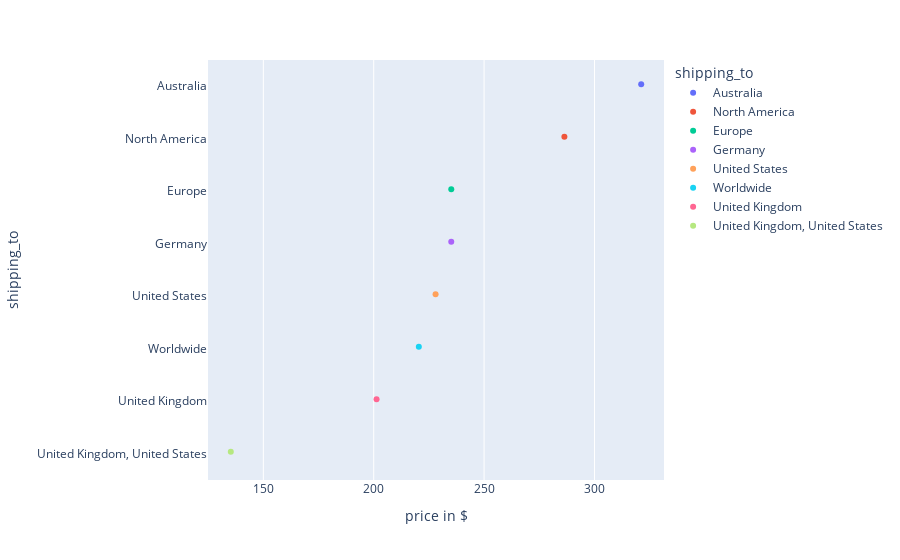

Notebook code cell kept with this figure:
### Code cell
plot_category_wise('shipping_to', 100)

### Figure 1 — Plotly figure (JSON) as saved in the notebook; plotly's stock layout.template omitted (floating-point values rounded to 4 significant figures)
{"data": [{"alignmentgroup": "True", "boxpoints": "all", "fillcolor": "rgba(255,255,255,0)", "hoveron": "points", "hovertemplate": "shipping_to=%{y}<br>price in $=%{x}<extra></extra>", "legendgroup": "Australia", "line": {"color": "rgba(255,255,255,0)"}, "marker": {"color": "#636efa"}, "name": "Australia", "offsetgroup": "Australia", "orientation": "h", "pointpos": 0, "showlegend": true, "type": "box", "x": [321.2], "x0": " ", "xaxis": "x", "y": ["Australia"], "y0": " ", "yaxis": "y"}, {"alignmentgroup": "True", "boxpoints": "all", "fillcolor": "rgba(255,255,255,0)", "hoveron": "points", "hovertemplate": "shipping_to=%{y}<br>price in $=%{x}<extra></extra>", "legendgroup": "North America", "line": {"color": "rgba(255,255,255,0)"}, "marker": {"color": "#EF553B"}, "name": "North America", "offsetgroup": "North America", "orientation": "h", "pointpos": 0, "showlegend": true, "type": "box", "x": [286.4], "x0": " ", "xaxis": "x", "y": ["North America"], "y0": " ", "yaxis": "y"}, {"alignmentgroup": "True", "boxpoints": "all", "fillcolor": "rgba(255,255,255,0)", "hoveron": "points", "hovertemplate": "shipping_to=%{y}<br>price in $=%{x}<extra></extra>", "legendgroup": "Europe", "line": {"color": "rgba(255,255,255,0)"}, "marker": {"color": "#00cc96"}, "name": "Europe", "offsetgroup": "Europe", "orientation": "h", "pointpos": 0, "showlegend": true, "type": "box", "x": [235.1], "x0": " ", "xaxis": "x", "y": ["Europe"], "y0": " ", "yaxis": "y"}, {"alignmentgroup": "True", "boxpoints": "all", "fillcolor": "rgba(255,255,255,0)", "hoveron": "points", "hovertemplate": "shipping_to=%{y}<br>price in $=%{x}<extra></extra>", "legendgroup": "Germany", "line": {"color": "rgba(255,255,255,0)"}, "marker": {"color": "#ab63fa"}, "name": "Germany", "offsetgroup": "Germany", "orientation": "h", "pointpos": 0, "showlegend": true, "type": "box", "x": [235.1], "x0": " ", "xaxis": "x", "y": ["Germany"], "y0": " ", "yaxis": "y"}, {"alignmentgroup": "True", "boxpoints": "all", "fillcolor": "rgba(255,255,255,0)", "hoveron": "points", "hovertemplate": "shipping_to=%{y}<br>price in $=%{x}<extra></extra>", "legendgroup": "United States", "line": {"color": "rgba(255,255,255,0)"}, "marker": {"color": "#FFA15A"}, "name": "United States", "offsetgroup": "United States", "orientation": "h", "pointpos": 0, "showlegend": true, "type": "box", "x": [228.0], "x0": " ", "xaxis": "x", "y": ["United States"], "y0": " ", "yaxis": "y"}, {"alignmentgroup": "True", "boxpoints": "all", "fillcolor": "rgba(255,255,255,0)", "hoveron": "points", "hovertemplate": "shipping_to=%{y}<br>price in $=%{x}<extra></extra>", "legendgroup": "Worldwide", "line": {"color": "rgba(255,255,255,0)"}, "marker": {"color": "#19d3f3"}, "name": "Worldwide", "offsetgroup": "Worldwide", "orientation": "h", "pointpos": 0, "showlegend": true, "type": "box", "x": [220.4], "x0": " ", "xaxis": "x", "y": ["Worldwide"], "y0": " ", "yaxis": "y"}, {"alignmentgroup": "True", "boxpoints": "all", "fillcolor": "rgba(255,255,255,0)", "hoveron": "points", "hovertemplate": "shipping_to=%{y}<br>price in $=%{x}<extra></extra>", "legendgroup": "United Kingdom", "line": {"color": "rgba(255,255,255,0)"}, "marker": {"color": "#FF6692"}, "name": "United Kingdom", "offsetgroup": "United Kingdom", "orientation": "h", "pointpos": 0, "showlegend": true, "type": "box", "x": [201.3], "x0": " ", "xaxis": "x", "y": ["United Kingdom"], "y0": " ", "yaxis": "y"}, {"alignmentgroup": "True", "boxpoints": "all", "fillcolor": "rgba(255,255,255,0)", "hoveron": "points", "hovertemplate": "shipping_to=%{y}<br>price in $=%{x}<extra></extra>", "legendgroup": "United Kingdom, United States", "line": {"color": "rgba(255,255,255,0)"}, "marker": {"color": "#B6E880"}, "name": "United Kingdom, United States", "offsetgroup": "United Kingdom, United States", "orientation": "h", "pointpos": 0, "showlegend": true, "type": "box", "x": [135.3], "x0": " ", "xaxis": "x", "y": ["United Kingdom, United States"], "y0": " ", "yaxis": "y"}], "layout": {"boxmode": "overlay", "legend": {"title": {"text": "shipping_to"}, "tracegroupgap": 0}, "margin": {"t": 60}, "xaxis": {"anchor": "y", "domain": [0, 1], "title": {"text": "price in $"}}, "yaxis": {"anchor": "x", "categoryarray": ["United Kingdom, United States", "United Kingdom", "Worldwide", "United States", "Germany", "Europe", "North America", "Australia"], "categoryorder": "array", "domain": [0, 1], "title": {"text": "shipping_to"}}}}
